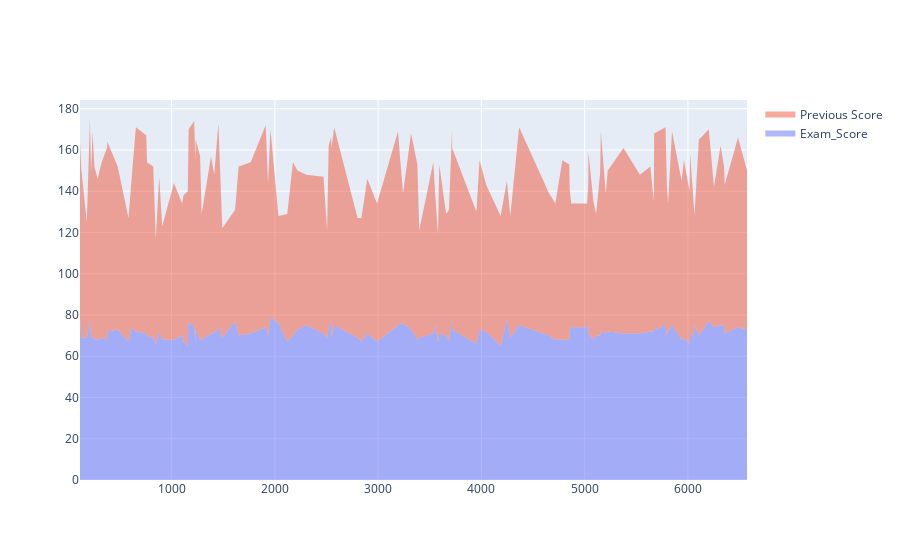

The cell this chart's notebook holds for it:
### Code cell
df=data5[data5['Student_Category'] == 'Nerd']
fig=go.Figure(data=[
    go.Scatter(y=df['Exam_Score'], x=df.index, mode='none',name='Exam_Score',
    stackgroup='one'
    ),
    go.Scatter(y=df['Previous_Scores'],x=df.index,mode='none',name='Previous Score',stackgroup='one')
])

fig.show()
